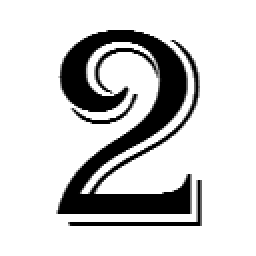
#> input picture TrainingData/2/img003-00009.png, 128 x 128 px, given in place of 1.jpg, which was not available (shown 2 times larger)
$ python Main.py
#> lines starting #> are read from the running program, lines starting #| are printed output that depends on the picture; after the words box and inside, x2 and y2 are one past the last pixel; in counts of white or black regions, pixels touching at a corner belong together; pictures that were not available may be replaced by others from this repository, and a replacement may not be noted
import cv2
import numpy as np
import os

knn=cv2.ml.KNearest_create()

def printing(arr):
    for i in range(9):
        for j in range(9):
            print(arr[i][j], end = " ")
        print()

def isSafe(grid, row, col, num):
    for x in range(9):
        if grid[row][x] == num:
            return False
    for x in range(9):
        if grid[x][col] == num:
            return False
    startRow = row - row % 3
    startCol = col - col % 3
    for i in range(3):
        for j in range(3):
            if grid[i + startRow][j + startCol] == num:
                return False
    return True

def solveSuduko(grid, row, col):
    if (row == 9 - 1 and col == 9):
        return True
    if col == 9:
        row += 1
        col = 0
    if grid[row][col] > 0:
        return solveSuduko(grid, row, col + 1)
    for num in range(1, 9 + 1, 1):
        if isSafe(grid, row, col, num):
            grid[row][col] = num
            if solveSuduko(grid, row, col + 1):
                return True
        grid[row][col] = 0
    return False


def traindata():
    path='TrainingData'
    myList=os.listdir(path)
    images=[]
    classNo=[]
    #entering into directory and opening every image in sub directory
    #Then appending it to images and mapping its identity in classNo array
    for x in range(0,len(myList)):
        myPicList=os.listdir(path+"/"+str(x))
        for y in myPicList:
            curImg=cv2.imread(path+"/"+str(x)+"/"+y,cv2.IMREAD_GRAYSCALE)
            curImg=cv2.resize(curImg,(40,40))
            curImg=curImg.flatten()
            images.append(curImg)
            classNo.append(x)
    images=np.array(images,dtype=np.float32)
    classNo=np.array(classNo)

    #kNN train
    knn.train(images,cv2.ml.ROW_SAMPLE,classNo)

def ocr(boxes):
    boxes=np.array(boxes,dtype=np.float32)
    ret, result, neighbours, dist=knn.findNearest(boxes,k=3)
    return result

def prepocess(img):
    img=cv2.cvtColor(img,cv2.COLOR_BGR2GRAY)
    img=cv2.blur(img,(3,3))
    img=cv2.adaptiveThreshold(img,255,cv2.ADAPTIVE_THRESH_MEAN_C,cv2.THRESH_BINARY_INV,11,5)
    return img
def biggestcontour(contours):
    biggest=np.array([])
    maxarea=0
    for i in contours:
        area=cv2.contourArea(i)
        if area>50:
            peri=cv2.arcLength(i,True)
            #gives number of corners
            approx=cv2.approxPolyDP(i,0.02*peri, True)
            if area>maxarea and len(approx)==4:
                biggest=approx
                maxarea=area
    return biggest,maxarea

def findpoints(biggest):
    biggest=biggest.reshape((4,2))
    newpoint=np.zeros((4,1,2),dtype=np.int32)
    add=biggest.sum(1)
    #max of i+j will be bottom right corner,
    #min of i+j will be top left corner or 0,0,
    #on subtracting i and j, max be get top right
    #on subtracting i and j, min be get bottom left
    newpoint[0]=biggest[np.argmin(add)]
    newpoint[3]=biggest[np.argmax(add)]
    diff=np.diff(biggest,axis=1)
    newpoint[1]=biggest[np.argmin(diff)]
    newpoint[2]=biggest[np.argmax(diff)]
    return newpoint
def splitboxes(img):
    img=cv2.bitwise_not(img)
    rows=np.vsplit(img,9)
    boxes=[]
    for r in rows:
        cells=np.hsplit(r,9)
        for c in cells:
            c=cv2.resize(c,(40,40))
            contours,hierarchy=cv2.findContours(c,cv2.RETR_EXTERNAL,cv2.CHAIN_APPROX_SIMPLE)
            cv2.drawContours(c,contours,-1,(255,255,255),10)
            c=c.flatten()
            boxes.append(c)
    return boxes

# Driver Code
if __name__=="__main__":
    img=cv2.imread('1.jpg')
#> img is the input picture: shape (128, 128, 3); min 0, max 255, mean 208.1
    img=cv2.resize(img,(450,450))
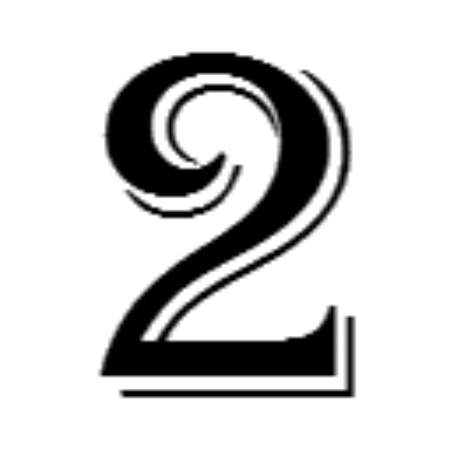
#> img: shape (450, 450, 3); min 0, max 255, mean 208.1

    #preprocess the image
    img=prepocess(img)
#> in prepocess, `img=cv2.adaptiveThreshold(img,255,cv2.ADAPTIVE_THRESH_MEAN_C,cv2.THRES..`:
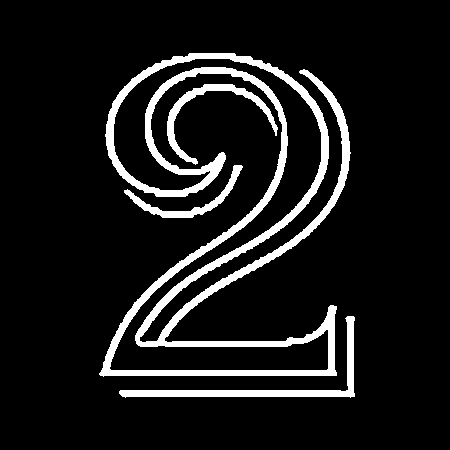
#> img: shape (450, 450); 10% white; 4 white regions
    #find all outer contours
    contours,hierarchy=cv2.findContours(img,cv2.RETR_EXTERNAL,cv2.CHAIN_APPROX_SIMPLE)
#> contours = 4 contours; box (x1, y1, x2, y2) and area: (99, 53, 351, 377) 31342, (119, 316, 355, 398) 1850, (167, 84, 278, 165) 1135, (124, 165, 243, 218) 848
    #find biggest contour
    biggest,maxArea=biggestcontour(contours)
#> the loop in biggestcontour, `for i in contours:` made 4 passes
#> (area, peri, biggest, maxarea) on pass 1: (1849.5, 632.9, [[354, 317], [345, 391], [119, 393], [354, 396]], 1849.5)
#> (area, peri) on passes 2 to 4: (847.5, 323.8), (1135, 433.6), (31342.5, 2823.6)
#> after the loop in biggestcontour, `for i in contours:`: maxarea = 1849.5
#> biggest = [[354, 317], [345, 391], [119, 393], [354, 396]]; maxArea = 1849.5
    #rearrange the points
    biggest=findpoints(biggest)
#> in findpoints, `biggest=biggest.reshape((4,2))`: biggest = [[354, 317], [345, 391], [119, 393], [354, 396]]
#> in findpoints, `add=biggest.sum(1)`: add = [671, 736, 512, 750]
#> in findpoints, `diff=np.diff(biggest,axis=1)`: diff = [-37, 46, 274, 42]
#> biggest = [[119, 393], [354, 317], [119, 393], [354, 396]]
    #two points found for perspective transformation
    pts1=np.float32(biggest)
#> pts1 = [[119, 393], [354, 317], [119, 393], [354, 396]]
    pts2=np.float32([[0,0],[450,0],[0,450],[450,450]])
    #perspective transformed
    matrix=cv2.getPerspectiveTransform(pts1,pts2)
#> matrix = [[0.00075, 0.000398, -0.246], [0.000727, 0.00225, -0.969], [1.67e-06, 8.85e-07, -0.000546]]
    img=cv2.warpPerspective(img,matrix,(450,450))
#> img: shape (450, 450); every value is 255
    img2=img.copy()
    #splitting image
    boxes=splitboxes(img)
#> in splitboxes, `img=cv2.bitwise_not(img)`: img: shape (450, 450); every value is 0
#> in splitboxes, `rows=np.vsplit(img,9)`: rows = 9 items
#> the loop in splitboxes, `for r in rows:` made 9 passes
#> after the loop in splitboxes, `for r in rows:`: boxes = 81 items; c = 1600 values from 0 to 0
#> boxes = 81 items
    #training model
    traindata()
#> in traindata, `curImg=cv2.resize(curImg,(40,40))`:
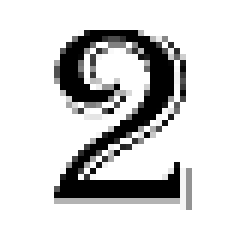
#> curImg: shape (40, 40) (shown 6 times larger); min 0, max 255, mean 210.5
#> in traindata, `curImg=curImg.flatten()`: curImg = 1600 values, max 255 at index 0, min 0 at index 215, mean 210.5
    #ocr
    characters=ocr(boxes)
#> in ocr, `boxes=np.array(boxes,dtype=np.float32)`: boxes: shape (81, 1600) float32; every value is 0
#> in ocr, `ret, result, neighbours, dist=knn.findNearest(boxes,k=3)`: ret = 0; result = 81 values from 0 to 0; neighbours = 81 pairs, first value 0 to 0, second value 1 to 1; dist = 81 pairs, first value 83960496 to 83960496, second value 83960496 to 83960496
#> characters = 81 values from 0 to 0
    temp=[]
    for i in range(0,81):
        temp.append(int(characters[i]))
#> after the loop, temp = 81 values from 0 to 0
    grid=np.reshape(temp, (9,9))

    if (solveSuduko(grid, 0, 0)):
        printing(grid)
#> the loop in printing, `for i in range(9):` made 9 passes
#| 1 2 3 4 5 6 7 8 9
#| 4 5 6 7 8 9 1 2 3
#| 7 8 9 1 2 3 4 5 6
#| 2 1 4 3 6 5 8 9 7
#| 3 6 5 8 9 7 2 1 4
#| 8 9 7 2 1 4 3 6 5
#| 5 3 1 6 4 2 9 7 8
#| 6 4 2 9 7 8 5 3 1
#> (further printed lines are left out)
    else:
        print("no solution  exists ")
